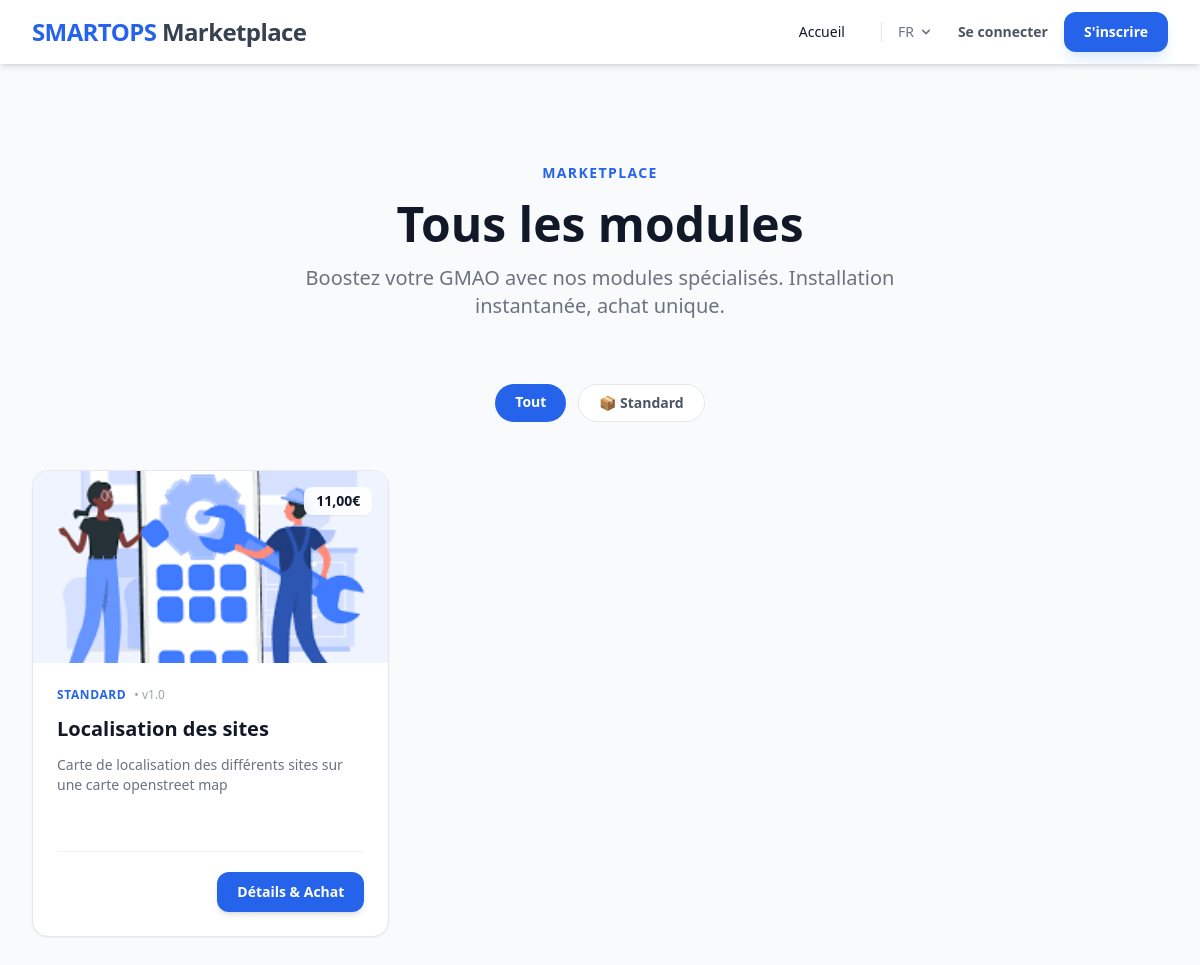
The app's page /fr/catalog/ with its own data.
### catalog/models.py (models this page shows, shortened)
class Category(models.Model):
    name = models.CharField(max_length=100, verbose_name="Nom")
    slug = models.SlugField(max_length=100, unique=True, help_text="Slug unique pour la catégorie")
    icon = models.CharField(max_length=50, help_text="Emoji ou nom d'icône Lucide", default="📦")
    class Meta:
        verbose_name = "Catégorie"
        verbose_name_plural = "Catégories"

class Module(models.Model):
    name = models.CharField(max_length=255, verbose_name="Nom du module")
    slug = models.SlugField(max_length=255, unique=True, help_text="Slug pour l'URL")
    category = models.ForeignKey(
        Category,
        on_delete=models.SET_NULL,
        null=True,
        related_name="modules",
        verbose_name="Catégorie"
    )
    short_description = models.TextField(
        max_length=500,
        verbose_name="Description courte",
        help_text="Affichée sur les cartes du catalogue."
    )
    description = models.TextField(verbose_name="Description complète")
    featured_image = models.ImageField(
        upload_to='modules/featured/',
        null=True,
        blank=True,
        verbose_name="Image de mise en avant"
    )
    price = models.DecimalField(
        max_digits=10,
        decimal_places=2,
        verbose_name="Prix (Paiement unique)"
    )
    is_active = models.BooleanField(default=True, verbose_name="Actif")
    created_at = models.DateTimeField(auto_now_add=True)
    updated_at = models.DateTimeField(auto_now=True)
    class Meta:
        verbose_name = "Module"
        verbose_name_plural = "Modules"

class ModuleVersion(models.Model):
    module = models.ForeignKey(Module, on_delete=models.CASCADE, related_name='versions')
    version_number = models.CharField(max_length=20, verbose_name="N° de version (ex: 1.2.0)")
    release_date = models.DateField(verbose_name="Date de sortie")
    min_core_version = models.ForeignKey(
        CoreVersion,
        on_delete=models.PROTECT,
        related_name="min_compatible_modules",
        verbose_name="Version Core minimale requise"
    )
    max_core_version = models.ForeignKey(
        CoreVersion,
        on_delete=models.SET_NULL,
        null=True,
        blank=True,
        related_name="max_compatible_modules",
        verbose_name="Version Core maximale (Optionnel)",
        help_text="Laissez vide si compatible avec toutes les versions futures."
    )
    changelog = models.TextField(blank=True, verbose_name="Notes de version")
    file = models.FileField(upload_to='modules/packages/', verbose_name="Package (.zip / .tar.gz)")
    class Meta:
        verbose_name = "Version de module"
        verbose_name_plural = "Versions de modules"

### catalog/views.py (the view)
# urls.py: path('', views.module_list, name='module_list'),
def module_list(request):
    category_slug = request.GET.get('category')
    modules = Module.objects.filter(is_active=True).order_by('-created_at')
    categories = Category.objects.all()
    if category_slug:
        modules = modules.filter(category__slug=category_slug)
    context = {
        'modules': modules,
        'categories': categories,
        'selected_category': category_slug,
    }
    return render(request, 'catalog/module_list.html', context)

### core/templatetags/menu_tags.py (called while the page is built)
@register.simple_tag
def get_menu(slug):
    try:
        return Menu.objects.filter(slug=slug).first()
    except Exception:
        return None

### catalog/templates/catalog/module_list.html (shortened to what this page needs)
{% extends "base.html" %}
{% load static %}
{% block content %}
<section class="py-24 px-8 bg-gray-50 min-h-screen">
    <div class="max-w-7xl mx-auto">
        <div class="text-center mb-16">
            <span class="text-blue-600 font-bold uppercase tracking-widest text-sm">Marketplace</span>
            <h1 class="text-4xl md:text-5xl font-extrabold mt-4">Tous les modules</h1>
            <p class="text-xl text-gray-500 max-w-2xl mx-auto mt-4">
                Boostez votre GMAO avec nos modules spécialisés. Installation instantanée, achat unique.
            </p>
        </div>
        <div class="flex flex-wrap justify-center gap-3 mb-12">
            <a href="{% url 'catalog:module_list' %}"
               class="px-5 py-2 rounded-full font-bold text-sm transition {% if not selected_category %}bg-blue-600 text-white{% else %}bg-white border border-gray-200 text-gray-600 hover:border-blue-200{% endif %}">
                Tout
            </a>
            {% for category in categories %}
            <a href="?category={{ category.slug }}"
               class="px-5 py-2 rounded-full font-bold text-sm transition {% if selected_category == category.slug %}bg-blue-600 text-white{% else %}bg-white border border-gray-200 text-gray-600 hover:border-blue-200{% endif %}">
                {{ category.icon }} {{ category.name }}
            </a>
            {% endfor %}
        </div>
        <div class="grid grid-cols-1 md:grid-cols-2 lg:grid-cols-3 gap-8">
            {% for module in modules %}
            <div class="bg-white border border-gray-200 rounded-2xl overflow-hidden shadow-sm hover:shadow-xl transition-all duration-300 transform hover:-translate-y-1 group">
                <div class="h-48 overflow-hidden relative">
                    {% if module.featured_image %}
                        <img src="{{ module.featured_image.url }}" alt="{{ module.name }}" class="w-full h-full object-cover transition duration-500 group-hover:scale-110">
                    {% else %}
                        <div class="w-full h-full bg-gray-100 flex items-center justify-center text-5xl">📦</div>
                    {% endif %}
                    <div class="absolute top-4 right-4 bg-white/90 backdrop-blur-sm px-3 py-1 rounded-lg font-bold text-sm shadow-sm">
                        {{ module.price|floatformat:2 }}€
                    </div>
                </div>
                <div class="p-6">
                    <div class="flex items-center gap-2 mb-3">
                        <span class="text-blue-600 font-bold text-xs uppercase tracking-wider">
                            {{ module.category.name|default:"PLUGIN" }}
                        </span>
                        {% for version in module.versions.all|slice:":1" %}
                            <span class="text-gray-400 text-xs">• v{{ version.version_number }}</span>
                        {% endfor %}
                    </div>
                    <h3 class="text-xl font-bold mb-3 group-hover:text-blue-600 transition">{{ module.name }}</h3>
                    <p class="text-gray-500 text-sm line-clamp-3 mb-6 min-h-[4.5rem]">
                        {{ module.short_description }}
                    </p>
                    <div class="flex items-center justify-between border-t border-gray-100 pt-5">
                        <a href="{% url 'catalog:module_detail' module.slug %}" class="bg-blue-600 text-white px-5 py-2.5 rounded-xl font-bold text-sm hover:bg-blue-700 transition shadow-md hover:shadow-lg">
                            Détails & Achat
                        </a>
                    </div>
                </div>
            </div>
            {% endfor %}
        </div>
    </div>
</section>
{% endblock %}

### records on screen
Category: icon "📦", name "Standard"
Module: featured_image (picture), price "11,00", category.name "STANDARD", name "Localisation des sites", short_description "Carte de localisation des différents sites sur une carte openstreet map"
ModuleVersion: version_number "1.0"

### other values on screen
{{ request.LANGUAGE_CODE }} "FR"
